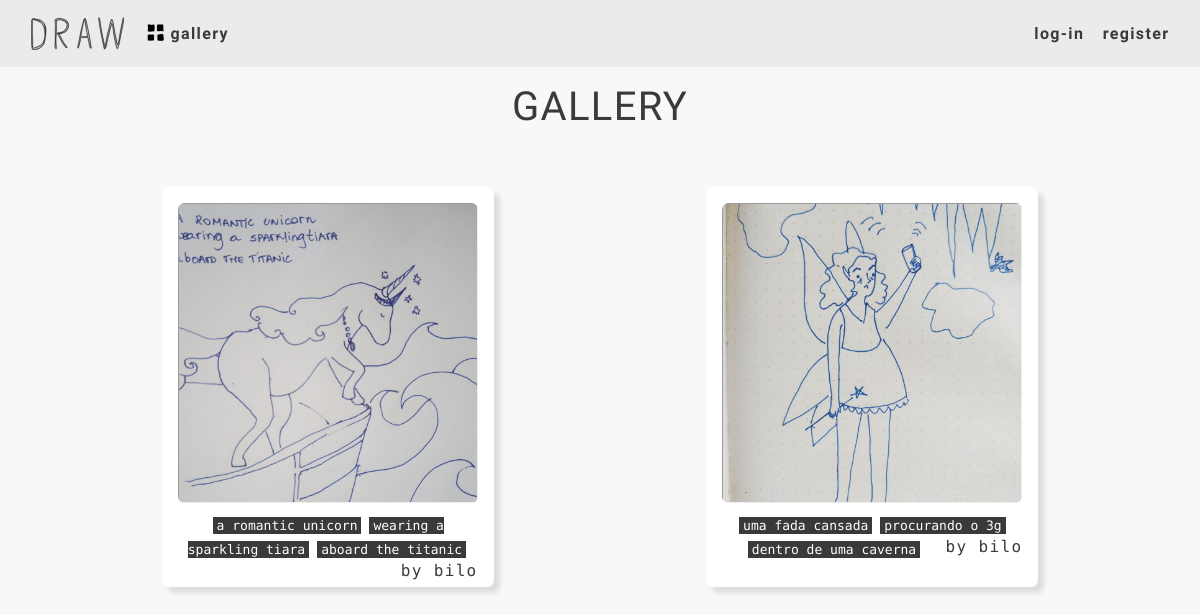
The page /gallery on the database as committed earlier.
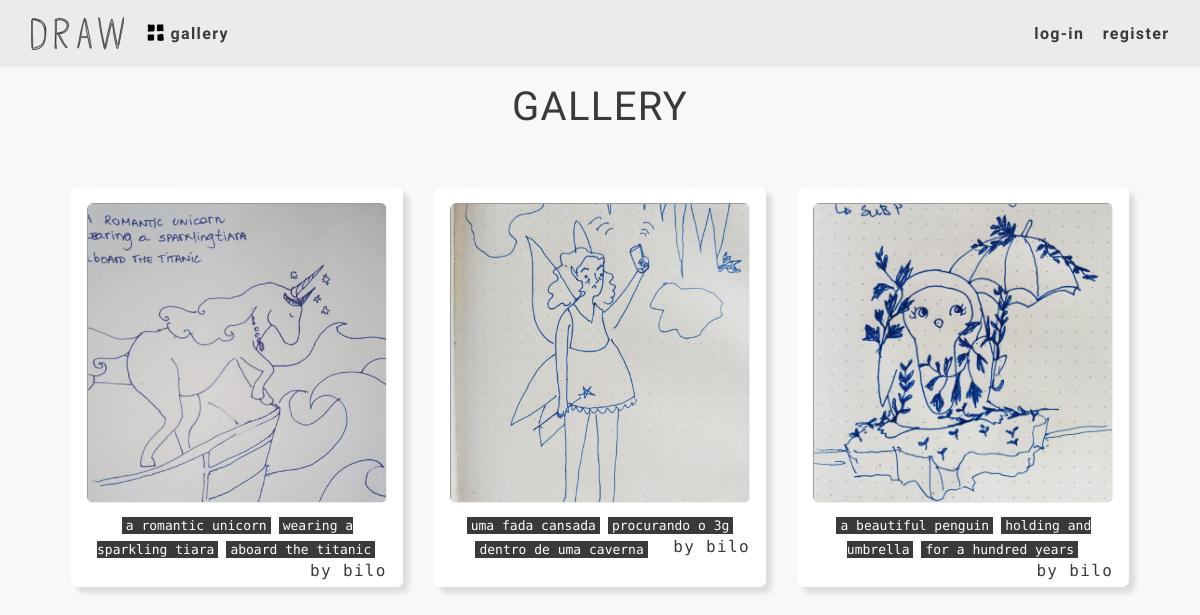
The same page on the database as committed later.
### tables this page shows
CREATE TABLE uploads(
    'id' INTEGER PRIMARY KEY AUTOINCREMENT NOT NULL,
    'user_id' INTEGER NOT NULL,
    'cards' TEXT,
    'path' TEXT,
    FOREIGN KEY(user_id) REFERENCES users(id)
);

CREATE TABLE users (
    'id' INTEGER PRIMARY KEY AUTOINCREMENT NOT NULL,
    'username' TEXT NOT NULL UNIQUE,
    'hash' TEXT NOT NULL,
    'type' TEXT NOT NULL,
    'avatar_id' INTEGER,
    FOREIGN KEY(avatar_id) REFERENCES avatars(id)
);

### app.py (the view)
@app.route("/gallery")
def gallery():
    images_data = ctrl.read(ctrl.uploads.gallery())
    return render_template("gallery.html", images=images_data)

### controller.py (called while the page is built)
    def read(self, data):
        parse = ['cards']
        for row in data:
            for col in row:
                if col in parse:
                    row[col] = split(row[col])
        print("-----in read print data:")
        print(data)
        return data

### db/uploads.py (called while the page is built)
    def gallery(self):
        query = "SELECT username, cards, path, user_id FROM users JOIN uploads ON users.id = uploads.user_id"
        return self.db.execute(query)

### format.py (called while the page is built)
def split(string):
    if string:
        array = string.split("%")
        return array
    else:
        return []

### templates/gallery.html (shortened to what this page needs)
{% extends "layout.html" %}
{% block main %}
    <div class="content-grid">
        <div class="inner-header">
            <h1>GALLERY</h1>
        </div>
        <div class="inner-main">
            <div class="center-content">
                <div class="gallery-grid">
                    {% for image in images %}
                        <div class="gallery-item">
                            <div class="image-container">
                                <img class="gallery-image" src="{{ image['path'] }}" alt="image">
                            </div>
                            <div class="gallery-details">
                                {% for card in image['cards'] %}
                                    <h6 class="instructions small">{{card}}</h6>
                                {% endfor %}
                                <h6 class="mono" style="float:right">by {{ image['username'] }}</h6>
                            </div>
                        </div>
                    {% endfor %}
                </div>
            </div>
        </div>
    </div>
{% endblock %}

### templates/layout.html (shortened to what this page needs)
<!DOCTYPE html>
<html lang="en" dir="ltr">
    <head>
        <link rel="stylesheet" href="https://stackpath.bootstrapcdn.com/bootstrap/4.5.2/css/bootstrap.min.css">
        <link rel="stylesheet" href="/static/css/master.css">
        <link rel="stylesheet" href="/static/css/index.css">
        <link rel="stylesheet" href="/static/css/tables.css">
        <link rel="stylesheet" href="/static/css/forms.css">
        <link rel="stylesheet" href="/static/css/user.css">
        <link rel="stylesheet" href="/static/css/gallery.css">
        <link rel="stylesheet" href="/static/css/hovers.css">
    </head>
    <body>
        <header>
            <nav>
                <ul>
                    <li><a href="/">
                        <svg class="svg-shape">
                            <use xlink:href="#title"/>
                        </svg></a>
                    </li>
                    <li class="turn-accent">
                        <a class="link-with-img no-hover" href="/gallery">
                            <svg class="link-img svg-icon tiny fill-only">
                                <use xlink:href="#gallery">
                            </svg>
                            <h6 class="link-text center-content can-collapse">
                                <strong>gallery</strong>
                            </h6>
                        </a>
                    </li>
                </ul>
                {% if session["user_id"]%}
                    <ul>
                        <li class="turn-accent">
                            <a class="link-with-img no-hover" href="/home">
                                <svg class="link-img svg-icon tiny fill-only">
                                    <use xlink:href="#home">
                                </svg>
                                <h6 class="link-text center-content can-collapse">
                                    <strong>home</strong>
                                </h6>
                            </a>
                        </li>
                        <li class="can-collapse"><a href="/logout">log-out</a></li>
                    </ul>
                {% else %}
                    <ul>
                        <li><a href="/login">log-in</a></li>
                        <li><a href="/register">register</a></li>
                    </ul>
                {% endif %}
            </nav>
        </header>
        <div class="main">
            {% block main %}
            {% endblock %}
        </div>
    </body>
</html>

### static/css/master.css (style rules this page uses)
:root { --black : #3a3a3a; --background: #f9f8f8; --grey: rgb(234 233 233); --accent: #f32553; --accent-fade: #f3255363; }
body { position: fixed; height: 100%; width: 100%; background-color: var(--background); color: var(--black); display: grid; grid-template-areas: 'header' 'main'; grid-template-rows: min-content auto; text-align: center; margin: 0; font-size: 100%; font-family: 'Raleway', sans-serif; font-weight: 600; letter-spacing: 1pt; }
.mono { font-family:'Cutive Mono', monospace; }
.link-with-img { display: grid; width: 100%; height: fit-content; grid-gap: 2pt; grid-template-areas: 'a-image a-text'; grid-template-columns: min-content auto; }
.link-img { grid-area: a-image; }
header { grid-area: header; }
a { text-decoration: none; color: inherit; }
img { vertical-align: middle; min-width: 100%; height: 100%; }
nav { background-color: rgb(234 233 233 / 90%);; padding-right: 1.5em; padding-left: 1.5em; height: 4.2em; display: flex; font-family: inherit; align-items: center; justify-content: space-between; }
ul { list-style: none; font-weight: 600; margin: 0; text-decoration: none; padding: 0; }
li { display: inline-block; padding: 5pt; color: inherit; vertical-align: middle; }
.main { height: 100%; width: 100%; grid-area: main; overflow: overlay; }
svg.svg-icon { fill: none; stroke: var(--black); stroke-linecap: round; stroke-linejoin: round; stroke-width: 2pt; padding: 3pt; width: 25pt; height: 25pt; }
svg.svg-icon.tiny { width: 19pt; height: 19pt; }
svg.svg-icon.fill-only { fill: inherit; stroke: var( --background); }
svg.svg-shape { fill: var(--black); height: 25pt; width: 70pt; stroke: var(--black); stroke-width: 3pt; }
.content-grid { display: grid; grid-template-areas: 'in-page-header' 'in-page-main'; grid-template-rows: min-content auto; height: 100%; }
.inner-header { grid-area: in-page-header; padding: 1em; }
.inner-main { grid-area: in-page-main; overflow: scroll; }
.center-content { display: flex; height: 100%; justify-content: center; justify-items: center; flex-direction: column; align-items: center; }

### static/css/index.css (style rules this page uses)
.instructions { margin: 1pt; padding: 1pt; padding-right: 3pt; padding-left: 3pt; transform: rotate(.3deg); background: var(--black); color: white; width: fit-content; display: inline-flex; box-shadow: 4px 4px 5px 0px #00000026; text-shadow: 4px 2px 5px #000000ab; }
.instructions.small { display: unset; font-family: 'Cutive Mono', monospace; font-size: small; letter-spacing: 0; box-shadow: none; text-shadow: none; }

### static/css/gallery.css (style rules this page uses)
.gallery-grid { display: grid; grid-template-columns: repeat(auto-fit, minmax(330px, 1fr)); height: 90%; grid-gap: 0.6em; width: 90%; grid-template-rows: repeat(auto-fit, minmax(400px, 1fr)); justify-items: center; }
.gallery-item { background: white; box-shadow: 6px 6px 5px 0px #0000001c; padding: 1em; border-radius: 5pt; text-align: center; height: 400px; }
.image-container { width: 300px; height: 300px; contain: content; background-color: var(--background); z-index: 2; border-radius: 5pt; }
.gallery-image { vertical-align: middle; max-width: 100%; max-height: 100%; object-fit: cover; border-style: inset; border-width: thin; }
.gallery-details { width: 300px; min-height: 60px; margin-top: .6em; }

### static/css/hovers.css (style rules this page uses)
.turn-accent { transition: color .2s }

Rows that differ between the two databases and show on the page:
added uploads: path (picture), card "a beautiful penguin" "holding and umbrella" "for a hundred years", username "bilo"
